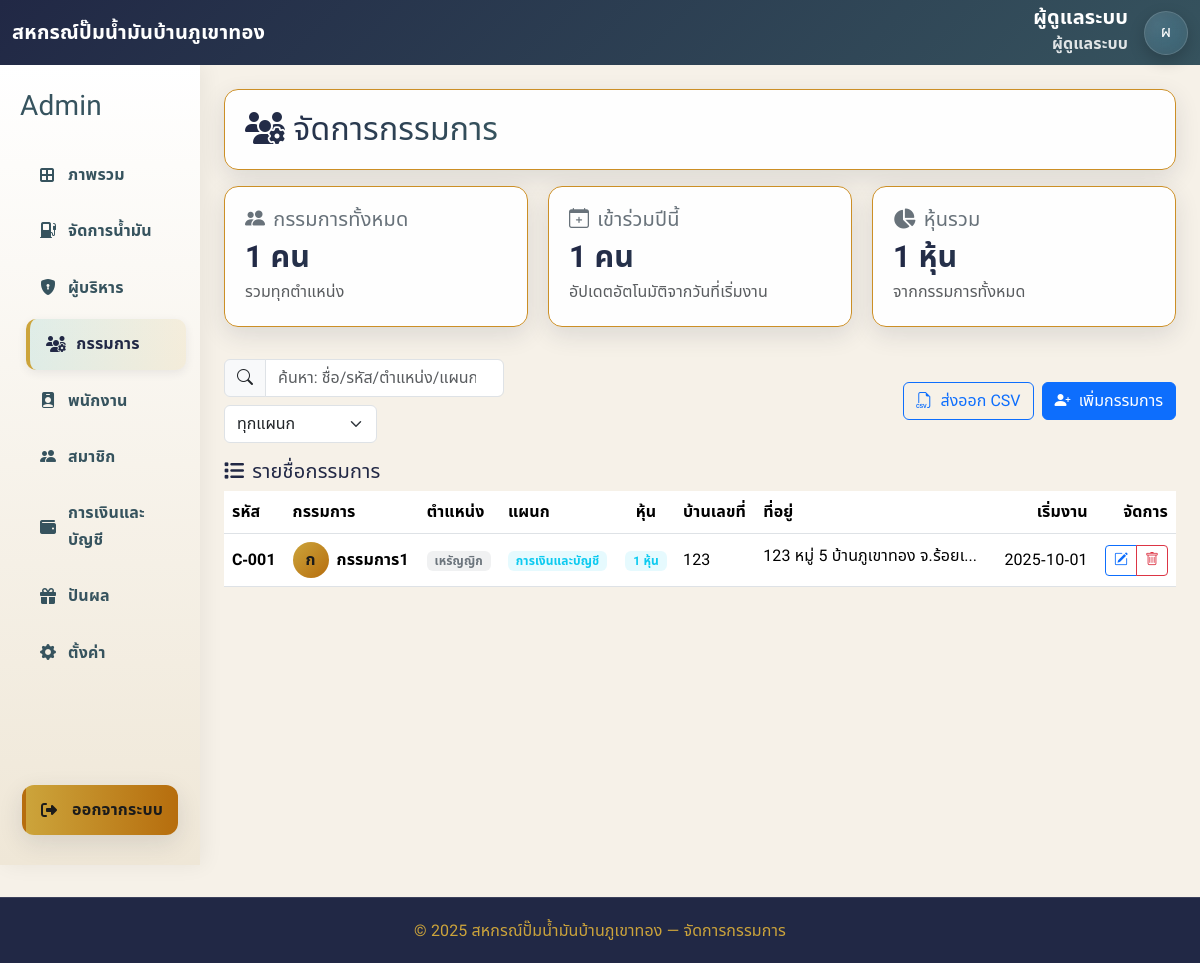
Screenshot of /admin/committee.php (signed in) with the database file from the repository.
### tables this page shows
CREATE TABLE `settings` (
  `id` int NOT NULL,
  `setting_name` varchar(20) NOT NULL,
  `setting_value` int NOT NULL,
  `comment` varchar(255) NOT NULL
);

CREATE TABLE `committees` (
  `id` bigint UNSIGNED NOT NULL,
  `committee_code` varchar(20) NOT NULL,
  `user_id` bigint UNSIGNED NOT NULL,
  `station_id` int NOT NULL,
  `department` varchar(50) DEFAULT NULL,
  `position` varchar(255) DEFAULT NULL,
  `shares` int DEFAULT '0',
  `house_number` varchar(255) DEFAULT NULL,
  `address` text,
  `joined_date` date DEFAULT NULL
);

CREATE TABLE `users` (
  `id` bigint UNSIGNED NOT NULL,
  `username` varchar(64) NOT NULL,
  `email` varchar(60) DEFAULT NULL,
  `full_name` varchar(150) NOT NULL,
  `phone` varchar(13) DEFAULT NULL,
  `password_hash` varchar(255) NOT NULL,
  `is_active` tinyint(1) NOT NULL DEFAULT '1',
  `last_login_at` datetime DEFAULT NULL,
  `created_at` datetime NOT NULL DEFAULT CURRENT_TIMESTAMP,
  `updated_at` datetime NOT NULL DEFAULT CURRENT_TIMESTAMP ON UPDATE CURRENT_TIMESTAMP,
  `role` varchar(255) NOT NULL
);

### admin/committee.php (the view, shortened to what this page needs)
<?php
$pdo->setAttribute(PDO::ATTR_ERRMODE, PDO::ERRMODE_EXCEPTION);
try {
  $current_name = $_SESSION['full_name'] ?? 'ผู้ดูแลระบบ';
  $current_role = $_SESSION['role'] ?? 'guest';
} catch (Throwable $e) {
  header('Location: /index/login.php?err=' . urlencode('เกิดข้อผิดพลาดของระบบ'));
  exit();
}
function table_exists(PDO $pdo, string $table): bool {
  try {
    $db = $pdo->query('SELECT DATABASE()')->fetchColumn();
    $st = $pdo->prepare('SELECT COUNT(*) FROM information_schema.tables WHERE table_schema=:db AND table_name=:tb');
    $st->execute([':db'=>$db, ':tb'=>$table]);
    return (int)$st->fetchColumn() > 0;
  } catch (Throwable $e) { return false; }
}
function column_exists(PDO $pdo, string $table, string $col): bool {
  try {
    $db = $pdo->query('SELECT DATABASE()')->fetchColumn();
    $st = $pdo->prepare('SELECT COUNT(*) FROM information_schema.columns WHERE table_schema=:db AND table_name=:tb AND column_name=:c');
    $st->execute([':db'=>$db, ':tb'=>$table, ':c'=>$col]);
    return (int)$st->fetchColumn() > 0;
  } catch (Throwable $e) { return false; }
}
function dept_label(?string $dept, array $map): string {
  $d = trim((string)($dept ?? ''));
  return $map[$d] ?? ($d !== '' ? $d : 'ไม่ระบุแผนก');
}
$site_name  = 'สหกรณ์ปั๊มน้ำมันบ้านภูเขาทอง';
$committees = [];
$alerts = [];
try {
  if (table_exists($pdo,'settings')) {
    $st = $pdo->prepare("SELECT setting_value, comment FROM settings WHERE setting_name='station_id' LIMIT 1");
    $st->execute();
    if ($row = $st->fetch(PDO::FETCH_ASSOC)) {
      if (!empty($row['comment'])) { $site_name = $row['comment']; }
    }
  }
} catch (Throwable $e) {  }
$has_comm_department = column_exists($pdo,'committees','department');
try {
  if (!table_exists($pdo,'committees') || !table_exists($pdo,'users')) {
    $alerts[] = ['type'=>'info','icon'=>'fa-info-circle','message'=>'ยังไม่มีตาราง committees หรือ users ในฐานข้อมูล'];
    $committees = [];
  } else {
    $selectDept = $has_comm_department ? "c.department AS department," : "NULL AS department,";
    $sql = "
      SELECT
          c.committee_code AS id,
          c.user_id,
          {$selectDept}
          u.full_name AS name,
          u.phone,
          c.position,
          c.joined_date AS joined_date,
          c.shares,
          c.house_number,
          c.address
      FROM committees c
      JOIN users u ON c.user_id = u.id
      WHERE u.role = 'committee'
      ORDER BY c.joined_date DESC
    ";
    $stmt = $pdo->query($sql);
    $committees = $stmt->fetchAll(PDO::FETCH_ASSOC);
  }
} catch (Throwable $e) {
  $debug_exception = $e;
  $debug_pdo_error = $pdo->errorInfo();
  $committees = [[
      'id' => 'C-ERR',
      'user_id' => 0,
      'department' => 'error',
      'name' => 'เกิดข้อผิดพลาดในการโหลดข้อมูล',
      'phone' => '',
      'position' => 'Error',
      'joined_date' => date('Y-m-d'),
      'shares' => 0,
      'house_number' => '',
      'address' => $e->getMessage(),
  ]];
  error_log("Committee fetch error: " . $e->getMessage());
}
$departments = [
  'operations'       => 'งานปฏิบัติการ',
  'finance'          => 'การเงินและบัญชี',
  'maintenance'      => 'บำรุงรักษา',
  'customer_service' => 'บริการลูกค้า',
  'hr'               => 'ทรัพยากรบุคคล',
  'marketing'        => 'การตลาด',
  'safety'           => 'ความปลอดภัย'
];
$role_th_map = [
  'admin'=>'ผู้ดูแลระบบ', 'manager'=>'ผู้บริหาร',
  'employee'=>'พนักงาน',  'member'=>'สมาชิกสหกรณ์',
  'committee'=>'กรรมการ'
];
$current_role_th = $role_th_map[$current_role] ?? 'ผู้ใช้งาน';
$avatar_text = mb_substr($current_name, 0, 1, 'UTF-8');
?>
<!DOCTYPE html>
<html lang="th">
<head>
  <link href="https://cdn.jsdelivr.net/npm/bootstrap@5.3.2/dist/css/bootstrap.min.css" rel="stylesheet" />
  <link href="https://cdn.jsdelivr.net/npm/bootstrap-icons@1.11.3/font/bootstrap-icons.css" rel="stylesheet" />
  <link rel="stylesheet" href="https://cdnjs.cloudflare.com/ajax/libs/font-awesome/6.5.2/css/all.min.css" />
  <link rel="stylesheet" href="../assets/css/admin_dashboard.css" />
</head>
<body>
<nav class="navbar navbar-dark bg-primary">
  <div class="container-fluid">
    <div class="d-flex align-items-center gap-2">
      <a class="navbar-brand" href="admin_dashboard.php"><?= htmlspecialchars($site_name) ?></a>
    </div>
    <div class="d-flex align-items-center gap-3 ms-auto">
      <div class="nav-identity text-end d-none d-sm-block">
        <div class="nav-name"><?= htmlspecialchars($current_name) ?></div>
        <div class="nav-sub"><?= htmlspecialchars($current_role_th) ?></div>
      </div>
      <a href="profile.php" class="avatar-circle text-decoration-none"><?= htmlspecialchars($avatar_text) ?></a>
    </div>
  </div>
</nav>
<div class="container-fluid">
  <div class="row">
    <aside class="col-lg-2 d-none d-lg-flex flex-column sidebar py-4">
      <div class="side-brand mb-3"><h3><span>Admin</span></h3></div>
      <nav class="sidebar-menu flex-grow-1">
        <a href="admin_dashboard.php"><i class="fa-solid fa-border-all"></i>ภาพรวม</a>
        <a href="inventory.php"><i class="bi bi-fuel-pump-fill"></i>จัดการน้ำมัน</a>
        <a href="manager.php"><i class="bi bi-shield-lock-fill"></i> ผู้บริหาร</a>
        <a class="active" href="committee.php"><i class="fas fa-users-cog"></i> กรรมการ</a>
        <a href="employee.php"><i class="bi bi-person-badge-fill"></i> พนักงาน</a>
        <a href="member.php"><i class="bi bi-people-fill"></i> สมาชิก</a>
        <a href="finance.php"><i class="fa-solid fa-wallet"></i> การเงินและบัญชี</a>
        <a href="dividend.php"><i class="fa-solid fa-gift"></i> ปันผล</a>
        <a href="setting.php"><i class="bi bi-gear-fill"></i> ตั้งค่า</a>
      </nav>
      <a class="logout" href="/index/logout.php"><i class="fa-solid fa-right-from-bracket me-1"></i>ออกจากระบบ</a>
    </aside>
    <main class="col-lg-10 p-4">
      <div class="main-header d-flex justify-content-between align-items-center mb-3">
        <h2><i class="fas fa-users-cog"></i> จัดการกรรมการ</h2>
      </div>
      <div class="stats-grid">
        <?php
          $total = count($committees);
          $joinedThisYear = count(array_filter($committees, fn($c)=> substr((string)($c['joined_date'] ?? ''),0,4)===date('Y')));
          $totalShares = array_sum(array_map(fn($c)=> (int)($c['shares'] ?? 0), $committees));
        ?>
        <div class="stat-card">
          <h5><i class="bi bi-people-fill"></i> กรรมการทั้งหมด</h5>
          <h3 class="text-primary"><?= number_format($total) ?> คน</h3>
          <p class="mb-0 text-muted">รวมทุกตำแหน่ง</p>
        </div>
        <div class="stat-card">
          <h5><i class="bi bi-calendar-plus"></i> เข้าร่วมปีนี้</h5>
          <h3 class="text-success"><?= number_format($joinedThisYear) ?> คน</h3>
          <p class="mb-0 text-muted">อัปเดตอัตโนมัติจากวันที่เริ่มงาน</p>
        </div>
        <div class="stat-card">
          <h5><i class="fa-solid fa-chart-pie"></i> หุ้นรวม</h5>
          <h3 class="text-info"><?= number_format($totalShares) ?> หุ้น</h3>
          <p class="mb-0 text-muted">จากกรรมการทั้งหมด</p>
        </div>
      </div>
      <div class="d-flex flex-wrap gap-2 justify-content-between align-items-center mb-3">
        <div class="d-flex flex-wrap gap-2">
          <div class="input-group" style="max-width:280px;">
            <span class="input-group-text"><i class="bi bi-search"></i></span>
            <input type="search" id="committeeSearch" class="form-control" placeholder="ค้นหา: ชื่อ/รหัส/ตำแหน่ง/แผนก/ที่อยู่">
          </div>
          <select id="deptFilter" class="form-select" style="width:auto;">
            <option value="">ทุกแผนก</option>
          </select>
        </div>
        <div class="d-flex gap-2">
          <button class="btn btn-outline-primary" id="btnExport"><i class="bi bi-filetype-csv me-1"></i> ส่งออก CSV</button>
          <button class="btn btn-primary" data-bs-toggle="modal" data-bs-target="#modalAdd"><i class="bi bi-person-plus-fill me-1"></i> เพิ่มกรรมการ</button>
        </div>
      </div>
      <div class="panel">
        <div class="panel-head mb-2">
          <h5 class="mb-0"><i class="fa-solid fa-list me-2"></i>รายชื่อกรรมการ</h5>
        </div>
        <div class="table-responsive">
          <table class="table table-hover align-middle mb-0" id="committeeTable">
            <thead>
              <tr>
                <th>รหัส</th>
                <th>กรรมการ</th>
                <th class="d-none d-md-table-cell">ตำแหน่ง</th>
                <th class="d-none d-md-table-cell">แผนก</th>
                <th class="d-none d-lg-table-cell text-center">หุ้น</th>
                <th class="d-none d-lg-table-cell">บ้านเลขที่</th>
                <th class="d-none d-xl-table-cell">ที่อยู่</th>
                <th class="text-end d-none d-lg-table-cell">เริ่มงาน</th>
                <th class="text-end">จัดการ</th>
              </tr>
            </thead>
            <tbody>
              <?php foreach($committees as $c):
                $initial = mb_substr($c['name'] ?? '', 0, 1, 'UTF-8') ?: 'ก';
                $deptName = dept_label($c['department'] ?? '', $departments);
              ?>
              <tr
                data-user-id="<?= htmlspecialchars((string)($c['user_id'] ?? 0)) ?>"
                data-id="<?= htmlspecialchars((string)($c['id'] ?? '')) ?>"
                data-name="<?= htmlspecialchars((string)($c['name'] ?? '')) ?>"
                data-phone="<?= htmlspecialchars((string)($c['phone'] ?? '')) ?>"
                data-position="<?= htmlspecialchars((string)($c['position'] ?? '')) ?>"
                data-department="<?= htmlspecialchars((string)($c['department'] ?? '')) ?>"
                data-joined="<?= htmlspecialchars((string)($c['joined_date'] ?? '')) ?>"
                data-shares="<?= htmlspecialchars((string)($c['shares'] ?? '')) ?>"
                data-house-number="<?= htmlspecialchars((string)($c['house_number'] ?? '')) ?>"
                data-address="<?= htmlspecialchars((string)($c['address'] ?? '')) ?>"
              >
                <td><b><?= htmlspecialchars((string)($c['id'] ?? '')) ?></b></td>
                <td>
                  <div class="d-flex align-items-center gap-2">
                    <div class="rounded-circle d-inline-flex align-items-center justify-content-center"
                         style="width:36px;height:36px;background:linear-gradient(135deg,var(--gold),var(--amber));color:#1b1b1b;font-weight:800;">
                      <?= htmlspecialchars($initial) ?>
                    </div>
                    <div>
                      <div class="fw-semibold"><?= htmlspecialchars($c['name'] ?? 'ไม่มีข้อมูล') ?></div>
                    </div>
                  </div>
                </td>
                <td class="d-none d-md-table-cell">
                  <?= !empty($c['position'])
                        ? '<span class="badge bg-secondary-subtle">'.htmlspecialchars((string)$c['position']).'</span>'
                        : '<span class="text-muted">-</span>'; ?>
                </td>
                <td class="d-none d-md-table-cell">
                  <?= $deptName !== '' && $deptName!=='ไม่ระบุแผนก'
                        ? '<span class="badge bg-info-subtle">'.htmlspecialchars($deptName).'</span>'
                        : '<span class="text-muted">-</span>'; ?>
                </td>
                <td class="d-none d-lg-table-cell text-center">
                  <?= !empty($c['shares'])
                        ? '<span class="badge bg-info-subtle">'.number_format((int)$c['shares']).' หุ้น</span>'
                        : '<span class="text-muted">-</span>'; ?>
                </td>
                <td class="d-none d-lg-table-cell"><?= htmlspecialchars((string)($c['house_number'] ?? '-')) ?></td>
                <td class="d-none d-xl-table-cell">
                  <span class="text-truncate d-inline-block" style="max-width: 220px;" title="<?= htmlspecialchars((string)($c['address'] ?? '')) ?>">
                    <?= htmlspecialchars((string)($c['address'] ?: '-')) ?>
                  </span>
                </td>
                <td class="text-end d-none d-lg-table-cell"><?= htmlspecialchars((string)($c['joined_date'] ?? '')) ?></td>
                <td class="text-end">
                  <div class="btn-group">
                    <button class="btn btn-sm btn-outline-primary btnEdit"><i class="bi bi-pencil-square"></i></button>
                    <button class="btn btn-sm btn-outline-danger btnDel"><i class="bi bi-trash"></i></button>
                  </div>
                </td>
              </tr>
              <?php endforeach; ?>
            </tbody>
          </table>
        </div>
      </div>
    </main>
  </div>
</div>
<footer class="footer">© <?= date('Y') ?> <?= htmlspecialchars($site_name) ?> — จัดการกรรมการ</footer>
<div class="position-fixed bottom-0 end-0 p-3" style="z-index: 1080">
</div>
</body>
</html>

### rows the page displays
settings: comment "สหกรณ์ปั๊มน้ำมันบ้านภูเขาทอง"
committees: joined_date "1", shares "1", committee_code "C-001", user.full_name "ก", user.full_name "กรรมการ1", position "เหรัญญิก", department "การเงินและบัญชี", house_number "123", address "123 หมู่ 5 บ้านภูเขาทอง จ.ร้อยเอ็ด", joined_date "2025-10-01"

### other values shown
$current_name "ผู้ดูแลระบบ"
$current_role_th "ผู้ดูแลระบบ"
$avatar_text "ผ"
$total "1"
